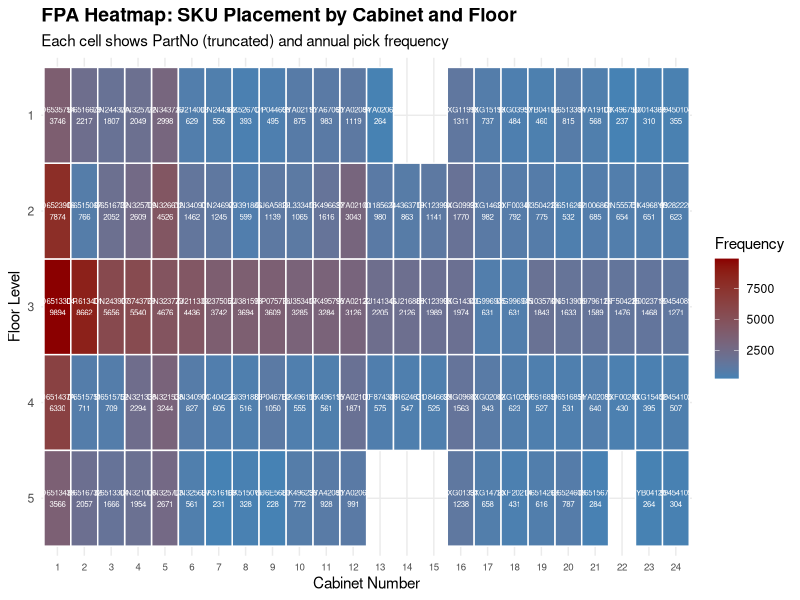
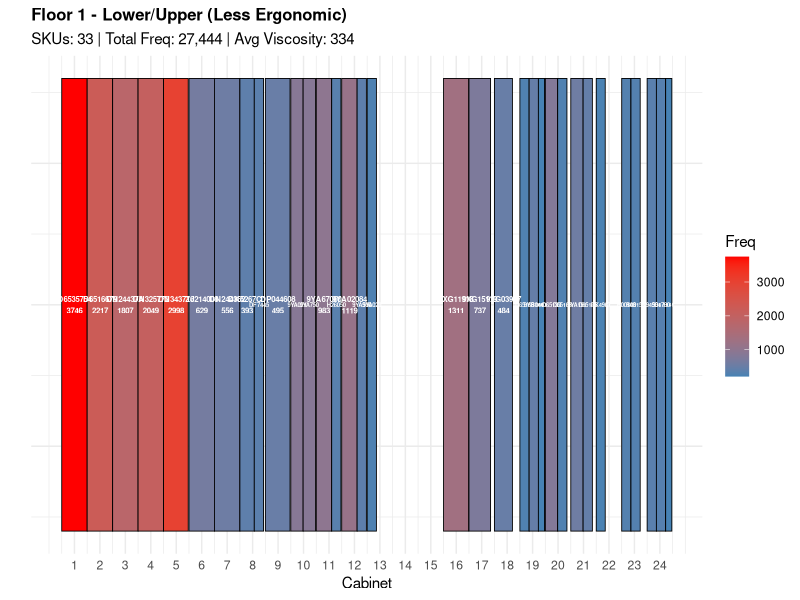
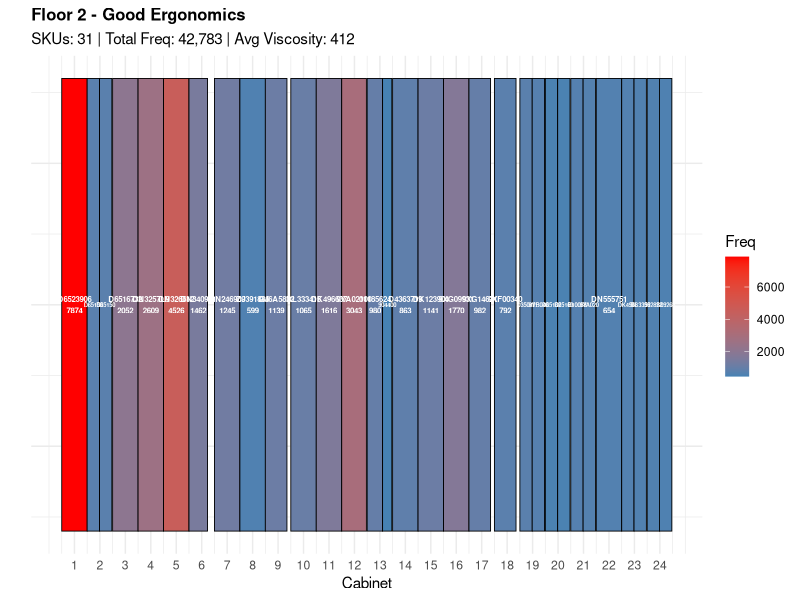
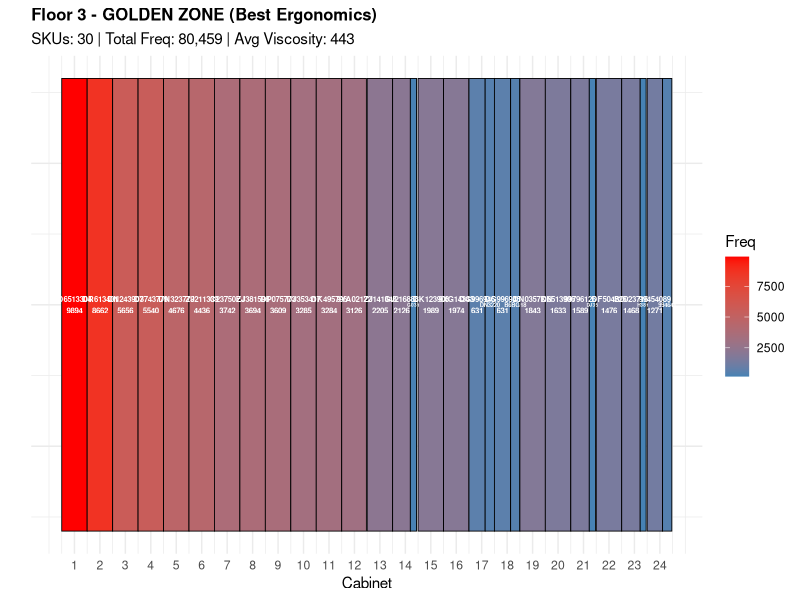
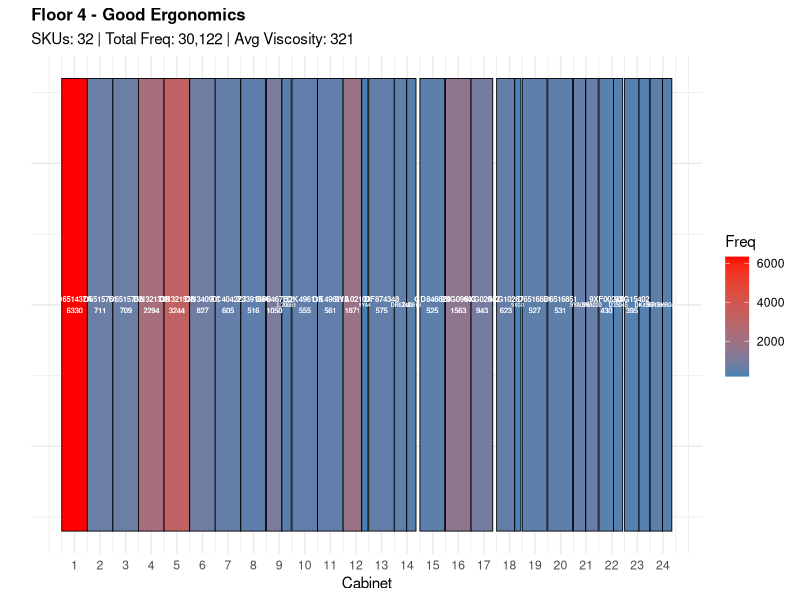
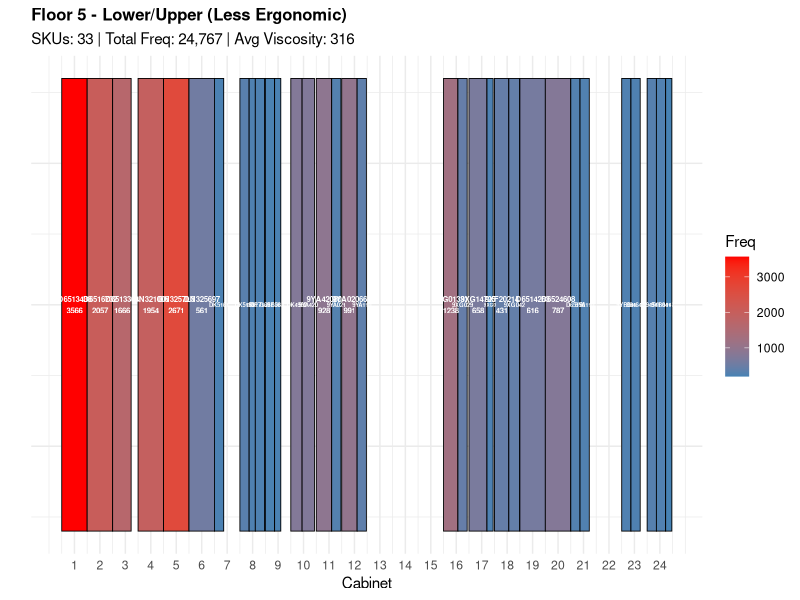
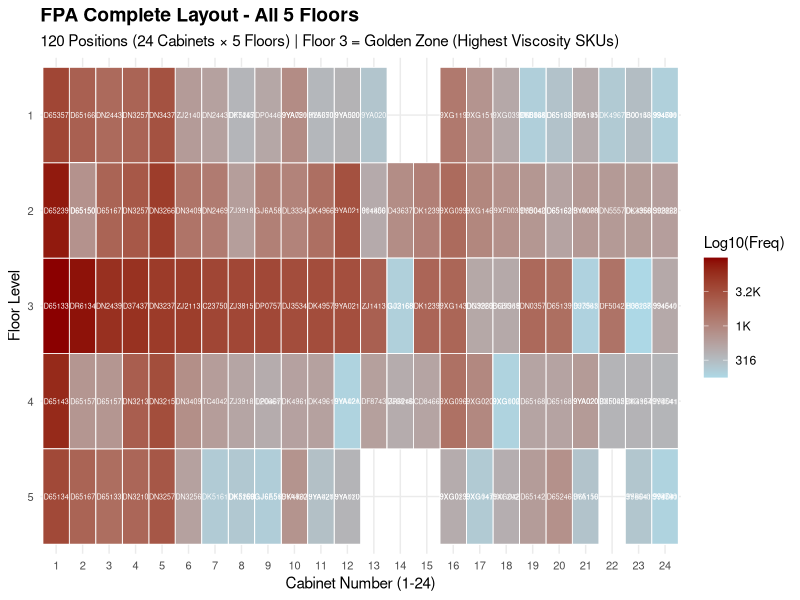
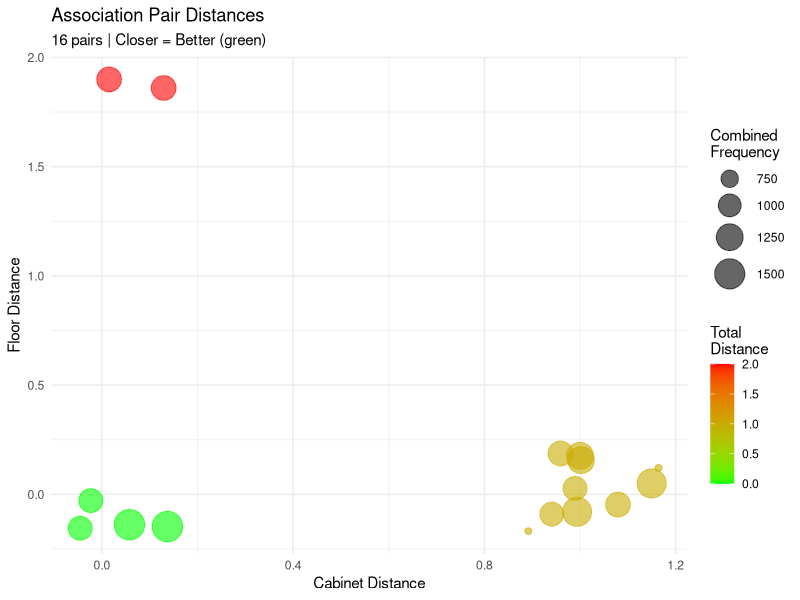

R code for these plots, in order:
###############################################################################
# Q3_Visualization.R - Better FPA Visualizations
# Shows actual SKU placement and associations
###############################################################################

library(data.table)
library(ggplot2)

cat("=== Q3: Enhanced Visualizations ===\n\n")

# Load slotting result
slotting <- fread("Q3_slotting_result.csv")
cat("Loaded ", nrow(slotting), " SKUs\n\n", sep="")

### =========================
### 1. HEATMAP: Cabinet × Floor with Frequency
### =========================
cat("Creating Cabinet × Floor heatmap...\n")

# Create a summary by Cabinet/Floor
heatmap_data <- slotting[!is.na(Cabinet) & !is.na(Floor), .(
  PartNo = PartNo[1],
  PartName = substr(PartName[1], 1, 15),
  Frequency = Frequency[1],
  Viscosity = round(Viscosity[1], 0)
), by = .(Cabinet, Floor)]

p_heatmap <- ggplot(heatmap_data, aes(x = factor(Cabinet), y = factor(Floor))) +
  geom_tile(aes(fill = Frequency), color = "white", linewidth = 0.5) +
  geom_text(aes(label = paste0(substr(PartNo, 1, 8), "\n", Frequency)),
            size = 2, color = "white") +
  scale_fill_gradient(low = "steelblue", high = "darkred", name = "Frequency") +
  scale_y_discrete(limits = rev(levels(factor(heatmap_data$Floor)))) +
  labs(
    title = "FPA Heatmap: SKU Placement by Cabinet and Floor",
    subtitle = "Each cell shows PartNo (truncated) and annual pick frequency",
    x = "Cabinet Number",
    y = "Floor Level"
  ) +
  theme_minimal() +
  theme(
    axis.text.x = element_text(size = 7),
    plot.title = element_text(size = 14, face = "bold")
  )

ggsave("Q3_heatmap_cabinet_floor.png", p_heatmap, width = 18, height = 8, dpi = 150)
cat("  - Saved: Q3_heatmap_cabinet_floor.png\n")

### =========================
### 2. FLOOR-BY-FLOOR VIEW with Labels
### =========================
cat("Creating floor-by-floor view...\n")

# Create a detailed floor view with dynamic text sizing
floor_plots <- list()

for (f in 1:5) {
  floor_data <- slotting[Floor == f]
  if (nrow(floor_data) == 0) next
  setorder(floor_data, Cabinet, SubPosStart_m)

  # Calculate width ratio for dynamic text sizing
  floor_data[, WidthRatio := (SubPosEnd_m - SubPosStart_m) / 1.98]

  # Shorter labels for narrow boxes
  floor_data[, Label := ifelse(WidthRatio >= 0.5,
                                paste0(substr(PartNo, 1, 8), "\n", Frequency),
                                ifelse(WidthRatio >= 0.3,
                                       substr(PartNo, 1, 6),
                                       substr(PartNo, 1, 4)))]

  floor_data[, TextSize := ifelse(WidthRatio >= 0.5, 2.0,
                                   ifelse(WidthRatio >= 0.3, 1.5, 1.2))]

  p <- ggplot(floor_data, aes(xmin = (Cabinet-1) + SubPosStart_m/1.98,
                               xmax = (Cabinet-1) + SubPosEnd_m/1.98,
                               ymin = 0.1, ymax = 0.9)) +
    geom_rect(aes(fill = Frequency), color = "black", linewidth = 0.3) +
    geom_text(aes(x = (Cabinet-1) + (SubPosStart_m + SubPosEnd_m)/(2*1.98),
                  y = 0.5,
                  label = Label,
                  size = TextSize),
              color = "white", fontface = "bold", show.legend = FALSE) +
    scale_size_identity() +
    scale_fill_gradient(low = "steelblue", high = "red", name = "Freq") +
    scale_x_continuous(breaks = 0:23 + 0.5, labels = 1:24) +
    labs(
      title = paste0("Floor ", f, " - ",
                    ifelse(f == 3, "GOLDEN ZONE (Best Ergonomics)",
                    ifelse(f %in% c(2,4), "Good Ergonomics",
                    "Lower/Upper (Less Ergonomic)"))),
      subtitle = paste0("SKUs: ", nrow(floor_data),
                       " | Total Freq: ", format(sum(floor_data$Frequency), big.mark=","),
                       " | Avg Viscosity: ", round(mean(floor_data$Viscosity), 0)),
      x = "Cabinet", y = ""
    ) +
    theme_minimal() +
    theme(
      axis.text.y = element_blank(),
      axis.ticks.y = element_blank(),
      plot.title = element_text(size = 12, face = "bold"),
      legend.position = "right"
    )

  ggsave(paste0("Q3_floor_", f, "_detail.png"), p, width = 16, height = 3, dpi = 150)
  cat("  - Saved: Q3_floor_", f, "_detail.png\n", sep="")
}

### =========================
### 3. COMBINED FLOOR VIEW (All 5 floors stacked)
### =========================
cat("Creating combined floor view...\n")

p_combined <- ggplot(slotting[!is.na(Cabinet)],
                     aes(x = factor(Cabinet), y = factor(Floor))) +
  geom_tile(aes(fill = log10(Frequency + 1)), color = "white", linewidth = 0.3) +
  geom_text(aes(label = substr(PartNo, 1, 6)), size = 1.8, color = "white") +
  scale_fill_gradient(low = "lightblue", high = "darkred",
                      name = "Log10(Freq)",
                      breaks = c(2, 2.5, 3, 3.5, 4),
                      labels = c("100", "316", "1K", "3.2K", "10K")) +
  scale_y_discrete(limits = rev(c("1", "2", "3", "4", "5"))) +
  labs(
    title = "FPA Complete Layout - All 5 Floors",
    subtitle = paste0("120 Positions (24 Cabinets × 5 Floors) | ",
                      "Floor 3 = Golden Zone (Highest Viscosity SKUs)"),
    x = "Cabinet Number (1-24)",
    y = "Floor Level"
  ) +
  theme_minimal() +
  theme(
    plot.title = element_text(size = 14, face = "bold"),
    axis.text = element_text(size = 8)
  )

ggsave("Q3_combined_layout.png", p_combined, width = 16, height = 6, dpi = 150)
cat("  - Saved: Q3_combined_layout.png\n")

### =========================
### 4. ASSOCIATION VISUALIZATION
### =========================
cat("Creating association visualization...\n")

# Find associated pairs
associated <- slotting[AssociatedWith != "", .(PartNo, AssociatedWith, Cabinet, Floor, Frequency)]

if (nrow(associated) > 0) {
  # Parse associations
  assoc_list <- list()
  for (i in 1:nrow(associated)) {
    partners <- strsplit(associated$AssociatedWith[i], ",")[[1]]
    for (p in partners) {
      if (nchar(trimws(p)) > 0) {
        assoc_list[[length(assoc_list) + 1]] <- data.table(
          Item1 = associated$PartNo[i],
          Item2 = trimws(p),
          Item1_Cab = associated$Cabinet[i],
          Item1_Floor = associated$Floor[i],
          Item1_Freq = associated$Frequency[i]
        )
      }
    }
  }

  if (length(assoc_list) > 0) {
    assoc_pairs <- rbindlist(assoc_list)

    # Find Item2 positions
    assoc_pairs <- merge(assoc_pairs,
                         slotting[, .(PartNo, Cabinet, Floor, Frequency)],
                         by.x = "Item2", by.y = "PartNo", all.x = TRUE)
    setnames(assoc_pairs, c("Cabinet", "Floor", "Frequency"),
             c("Item2_Cab", "Item2_Floor", "Item2_Freq"))

    # Filter to only pairs where both are in FPA
    valid_pairs <- assoc_pairs[!is.na(Item2_Cab)]

    if (nrow(valid_pairs) > 0) {
      # Calculate distance
      valid_pairs[, CabDistance := abs(Item1_Cab - Item2_Cab)]
      valid_pairs[, FloorDistance := abs(Item1_Floor - Item2_Floor)]
      valid_pairs[, TotalDistance := CabDistance + FloorDistance]

      # Summary
      cat("\n  Associated pairs in FPA: ", nrow(valid_pairs), "\n", sep="")
      cat("  Average cabinet distance: ", round(mean(valid_pairs$CabDistance), 2), "\n", sep="")
      cat("  Average floor distance: ", round(mean(valid_pairs$FloorDistance), 2), "\n", sep="")

      # Show some examples
      cat("\n  Top 20 Associated Pairs:\n")
      setorder(valid_pairs, TotalDistance)
      print(head(valid_pairs[, .(Item1, Item2,
                                 Item1_Pos = paste0("C", Item1_Cab, "F", Item1_Floor),
                                 Item2_Pos = paste0("C", Item2_Cab, "F", Item2_Floor),
                                 CabDist = CabDistance, FloorDist = FloorDistance)], 20))

      # Save association summary
      fwrite(valid_pairs, "Q3_associated_pairs_positions.csv")
      cat("\n  - Saved: Q3_associated_pairs_positions.csv\n")

      # Create association distance plot
      p_assoc <- ggplot(valid_pairs, aes(x = CabDistance, y = FloorDistance)) +
        geom_jitter(aes(size = Item1_Freq + Item2_Freq, color = TotalDistance),
                    alpha = 0.6, width = 0.2, height = 0.2) +
        scale_color_gradient(low = "green", high = "red", name = "Total\nDistance") +
        scale_size_continuous(name = "Combined\nFrequency", range = c(2, 10)) +
        labs(
          title = "Association Pair Distances",
          subtitle = paste0(nrow(valid_pairs), " pairs | Closer = Better (green)"),
          x = "Cabinet Distance",
          y = "Floor Distance"
        ) +
        theme_minimal()

      ggsave("Q3_association_distances.png", p_assoc, width = 10, height = 8, dpi = 150)
      cat("  - Saved: Q3_association_distances.png\n")
    }
  }
}

### =========================
### 5. FLOOR DISTRIBUTION with SKU details
### =========================
cat("Creating enhanced floor distribution...\n")

floor_summary <- slotting[!is.na(Floor), .(
  SKUs = .N,
  TotalFrequency = sum(Frequency),
  AvgViscosity = round(mean(Viscosity), 0),
  TopSKU = PartNo[which.max(Frequency)],
  TopFreq = max(Frequency)
), by = Floor]
setorder(floor_summary, Floor)

# Add ergonomic labels
floor_summary[, Ergonomic := c("Lower (Score=60)", "Good (Score=90)",
                                "GOLDEN ZONE (Score=100)", "Good (Score=90)",
                                "Upper (Score=60)")]

p_floor <- ggplot(floor_summary, aes(x = factor(Floor), y = SKUs)) +
  geom_bar(stat = "identity", aes(fill = Ergonomic)) +
  geom_text(aes(label = paste0(SKUs, " SKUs\n",
                               format(TotalFrequency, big.mark=","), " picks")),
            vjust = -0.3, size = 3) +
  scale_fill_manual(values = c("GOLDEN ZONE (Score=100)" = "gold",
                               "Good (Score=90)" = "steelblue",
                               "Lower (Score=60)" = "gray50",
                               "Upper (Score=60)" = "gray50")) +
  labs(
    title = "SKU Distribution by Floor with Ergonomic Zones",
    subtitle = "Golden Zone (Floor 3) has highest viscosity SKUs for best ergonomics",
    x = "Floor Level",
    y = "Number of SKUs"
  ) +
  theme_minimal() +
  theme(legend.position = "bottom")

ggsave("Q3_floor_distribution_enhanced.png", p_floor, width = 10, height = 7, dpi = 150)
cat("  - Saved: Q3_floor_distribution_enhanced.png\n")

### =========================
### 6. TABLE: Floor Summary
### =========================
cat("\n=== Floor Summary ===\n")
print(floor_summary[, .(Floor, Ergonomic, SKUs, TotalFrequency, AvgViscosity, TopSKU, TopFreq)])

cat("\n=== Visualization Complete ===\n")
